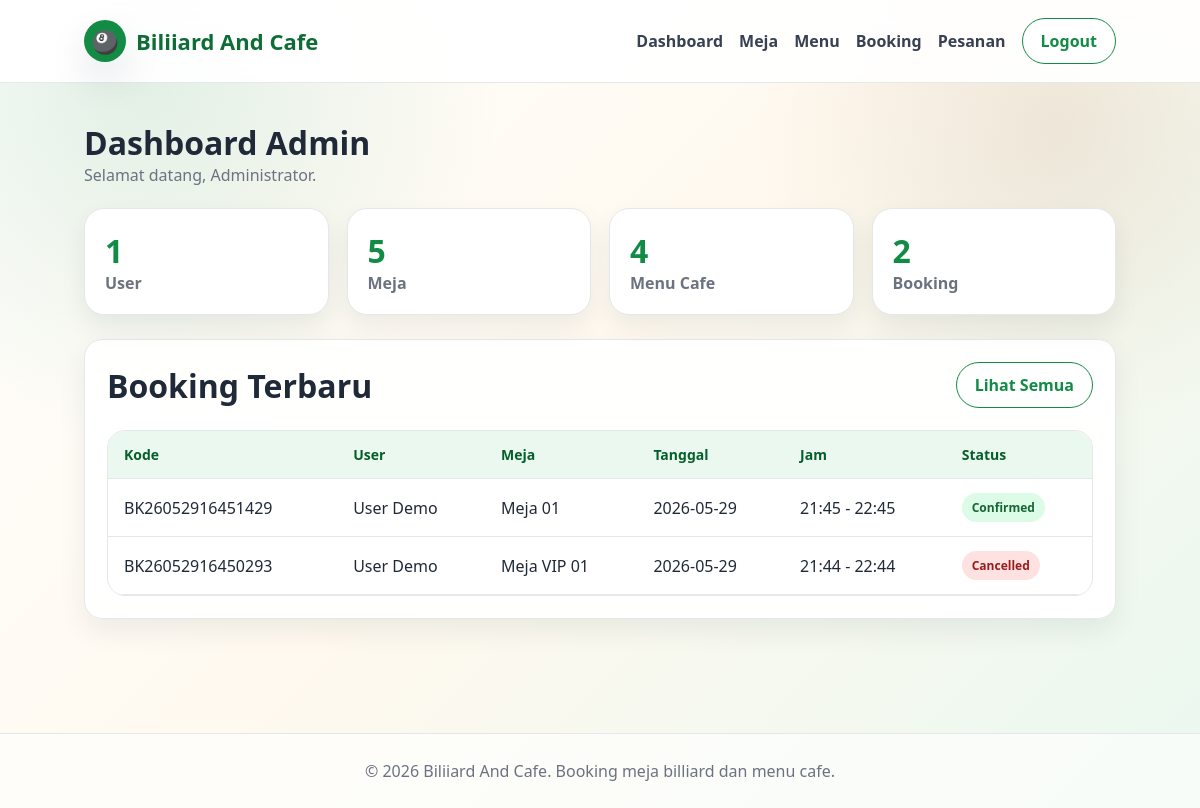
Page /admin/dashboard.php (signed in) on the committed database.
### tables this page shows
CREATE TABLE `bookings` (
  `id` int(11) NOT NULL,
  `booking_code` varchar(30) NOT NULL,
  `user_id` int(11) NOT NULL,
  `table_id` int(11) NOT NULL,
  `booking_date` date NOT NULL,
  `start_time` time NOT NULL,
  `end_time` time NOT NULL,
  `duration_hours` int(11) NOT NULL DEFAULT 1,
  `total_price` decimal(12,2) NOT NULL DEFAULT 0.00,
  `status` enum('pending','confirmed','completed','cancelled') NOT NULL DEFAULT 'pending',
  `payment_status` enum('unpaid','paid') NOT NULL DEFAULT 'unpaid',
  `notes` text DEFAULT NULL,
  `created_at` timestamp NOT NULL DEFAULT current_timestamp()
);

CREATE TABLE `users` (
  `id` int(11) NOT NULL,
  `name` varchar(100) NOT NULL,
  `username` varchar(50) NOT NULL,
  `email` varchar(100) NOT NULL,
  `phone` varchar(30) DEFAULT NULL,
  `password` varchar(255) NOT NULL,
  `role` enum('admin','user') NOT NULL DEFAULT 'user',
  `status` enum('active','inactive') NOT NULL DEFAULT 'active',
  `created_at` timestamp NOT NULL DEFAULT current_timestamp()
);

CREATE TABLE `billiard_tables` (
  `id` int(11) NOT NULL,
  `table_name` varchar(100) NOT NULL,
  `table_type` enum('Standard','VIP','Premium') NOT NULL DEFAULT 'Standard',
  `price_per_hour` decimal(12,2) NOT NULL DEFAULT 0.00,
  `status` enum('available','maintenance','inactive') NOT NULL DEFAULT 'available',
  `description` text DEFAULT NULL,
  `created_at` timestamp NOT NULL DEFAULT current_timestamp()
);

### includes/functions.php (called while the page is built, shortened)
<?php
function e($value) {
    return htmlspecialchars((string)$value, ENT_QUOTES, 'UTF-8');
}
function badgeClass($status) {
    $map = [
        'available' => 'success',
        'active' => 'success',
        'paid' => 'success',
        'confirmed' => 'success',
        'completed' => 'success',
        'ready' => 'success',
        'pending' => 'warning',
        'process' => 'info',
        'unpaid' => 'danger',
        'sold_out' => 'danger',
        'cancelled' => 'danger',
        'maintenance' => 'warning',
        'inactive' => 'dark'
    ];
    return $map[$status] ?? 'dark';
}
function getCount($pdo, $table, $where = '1=1') {
    $stmt = $pdo->query("SELECT COUNT(*) AS total FROM $table WHERE $where");
    return (int)$stmt->fetch()['total'];
}

### admin/dashboard.php (the view, shortened to what this page needs)
<?php
require_once '../config/database.php';
require_once '../includes/functions.php';
require_once '../includes/header.php';
$totalUsers = getCount($pdo, 'users', "role='user'");
$totalTables = getCount($pdo, 'billiard_tables');
$totalMenus = getCount($pdo, 'menus');
$totalBookings = getCount($pdo, 'bookings');
$latestBookings = $pdo->query("SELECT b.*, u.name, t.table_name FROM bookings b JOIN users u ON u.id=b.user_id JOIN billiard_tables t ON t.id=b.table_id ORDER BY b.created_at DESC LIMIT 5")->fetchAll();
?>
<section class="container">
    <div class="section-title">
        <div>
            <h2>Dashboard Admin</h2>
            <p>Selamat datang, <?= e($_SESSION['name']) ?>.</p>
        </div>
    </div>
    <div class="stats">
        <div class="stat-card"><b><?= $totalUsers ?></b><span>User</span></div>
        <div class="stat-card"><b><?= $totalTables ?></b><span>Meja</span></div>
        <div class="stat-card"><b><?= $totalMenus ?></b><span>Menu Cafe</span></div>
        <div class="stat-card"><b><?= $totalBookings ?></b><span>Booking</span></div>
    </div>
    <div class="card">
        <div class="section-title">
            <h2>Booking Terbaru</h2>
            <a class="btn btn-outline" href="bookings.php">Lihat Semua</a>
        </div>
        <div class="table-responsive">
            <table class="data-table">
                <thead><tr><th>Kode</th><th>User</th><th>Meja</th><th>Tanggal</th><th>Jam</th><th>Status</th></tr></thead>
                <tbody>
                    <?php foreach ($latestBookings as $b): ?>
                        <tr>
                            <td><?= e($b['booking_code']) ?></td>
                            <td><?= e($b['name']) ?></td>
                            <td><?= e($b['table_name']) ?></td>
                            <td><?= e($b['booking_date']) ?></td>
                            <td><?= e(substr($b['start_time'],0,5)) ?> - <?= e(substr($b['end_time'],0,5)) ?></td>
                            <td><span class="badge badge-<?= badgeClass($b['status']) ?>"><?= e($b['status']) ?></span></td>
                        </tr>
                    <?php endforeach; ?>
                </tbody>
            </table>
        </div>
    </div>
</section>
<?php require_once '../includes/footer.php'; ?>

### assets/css/style.css (style rules this page uses)
:root { --green:#128C45; --green-light:#EAF8EF; --green-dark:#0E6D36; --brown:#8B5E34; --cream:#FFF9EF; --white:#FFFFFF; --dark:#1F2937; --muted:#6B7280; --line:#E5E7EB; --danger:#DC2626; --warning:#D97706; --info:#2563EB; --shadow:0 18px 40px rgba(17,24,39,.10); --radius:18px; }
* { box-sizing:border-box;margin:0;padding:0 }
body { font-family:'Segoe UI',Tahoma,Geneva,Verdana,sans-serif; background: radial-gradient(circle at 12% 10%, rgba(18,140,69,.12), transparent 28%), radial-gradient(circle at 88% 16%, rgba(139,94,52,.12), transparent 24%), linear-gradient(135deg,#ffffff 0%,#fff9ef 48%,#eaf8ef 100%); color:var(--dark); min-height:100vh; }
a { text-decoration:none;color:inherit }
.container { width:min(1180px,86%);margin:0 auto;padding:38px 0 }
.btn { display:inline-flex;align-items:center;justify-content:center;gap:8px;border:0;border-radius:999px;padding:11px 18px;font-weight:800;cursor:pointer;transition:.2s }
.btn-outline { border:1px solid var(--green);color:var(--green);background:#fff }
.card { background:rgba(255,255,255,.96);border:1px solid var(--line);border-radius:var(--radius);padding:22px;box-shadow:0 12px 28px rgba(17,24,39,.07) }
.section-title { display:flex;justify-content:space-between;align-items:center;margin-bottom:22px;gap:14px }
.section-title h2 { font-size:32px }
.section-title p { color:var(--muted) }
.stats { display:grid;grid-template-columns:repeat(4,1fr);gap:18px;margin-bottom:24px }
.stat-card { background:#fff;border:1px solid var(--line);border-radius:20px;padding:20px;box-shadow:0 12px 26px rgba(17,24,39,.07) }
.stat-card b { display:block;font-size:32px;color:var(--green) }
.stat-card span { color:var(--muted);font-weight:700 }
.table-responsive { overflow:auto;border-radius:18px;border:1px solid var(--line);background:#fff }
.data-table { width:100%;border-collapse:collapse;min-width:760px }
.data-table th,.data-table td { padding:14px 16px;text-align:left;border-bottom:1px solid var(--line);vertical-align:middle }
.data-table th { background:var(--green-light);color:#065F2B;font-size:14px }
.badge { display:inline-block;border-radius:999px;padding:6px 10px;font-size:12px;font-weight:800;text-transform:capitalize }
.badge-success { background:#DCFCE7;color:#166534 }
.badge-danger { background:#FEE2E2;color:#991B1B }

### rows in the picture
bookings: booking_code "BK26052916451429", user.name "User Demo", table.table_name "Meja 01", booking_date "2026-05-29", start_time "21:45", end_time "22:45", status "Confirmed"
bookings: booking_code "BK26052916450293", user.name "User Demo", table.table_name "Meja VIP 01", booking_date "2026-05-29", start_time "21:44", end_time "22:44", status "Cancelled"

### other values in the picture
$_SESSION['name'] "Administrator"
$totalUsers "1"
$totalTables "5"
$totalMenus "4"
$totalBookings "2"
